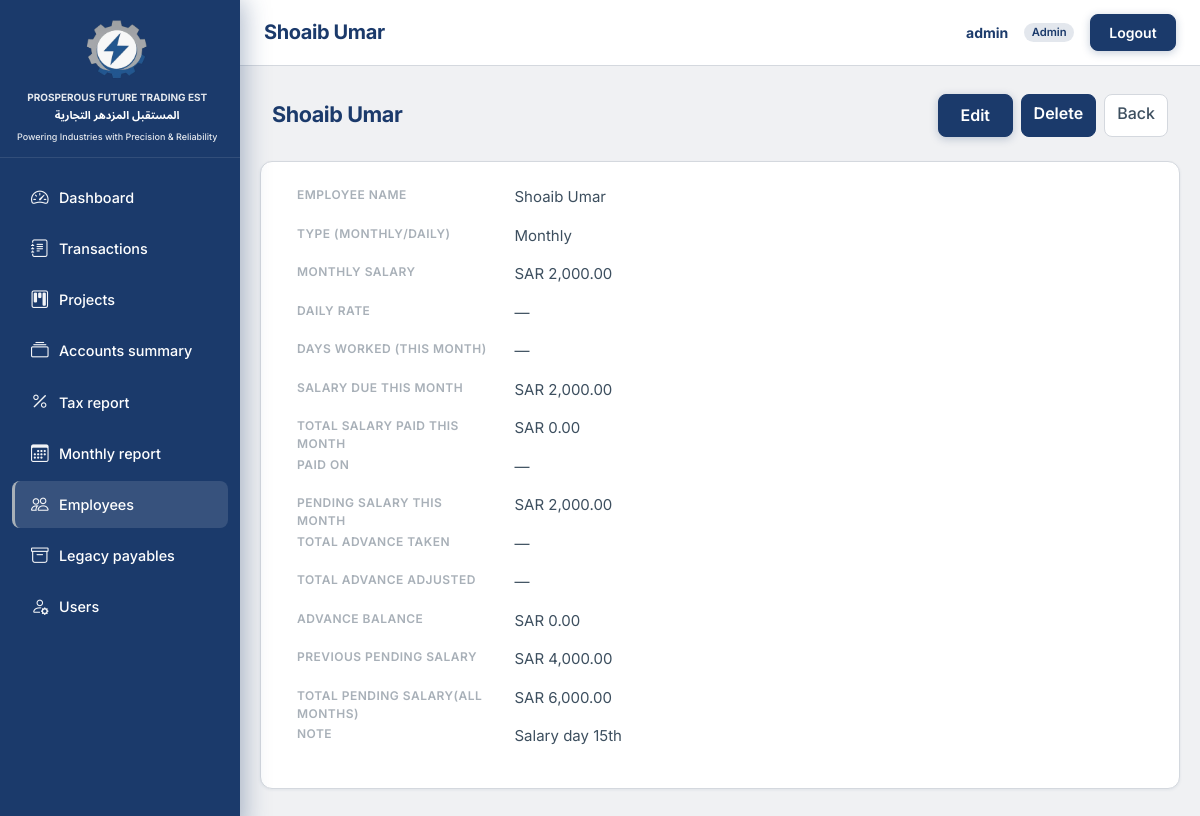
Page /employees/14/ (signed in) on the committed database.
### employees/models.py (models this page shows, shortened)
class Employee(models.Model):
    name = models.CharField(max_length=255)
    salary_paid_date = models.DateField(
        null=True,
        blank=True,
        verbose_name="Payment date",
        help_text="Date when salary was paid to this employee.",
    )
    salary_type = models.CharField(
        max_length=16, choices=SalaryType.choices, default=SalaryType.MONTHLY
    )
    monthly_salary = models.DecimalField(
        max_digits=14, decimal_places=2, null=True, blank=True
    )
    daily_rate = models.DecimalField(max_digits=14, decimal_places=2, null=True, blank=True)
    days_worked = models.DecimalField(
        max_digits=10, decimal_places=2, null=True, blank=True
    )
    salary_paid_this_month = models.DecimalField(
        max_digits=14, decimal_places=2, null=True, blank=True
    )
    advance_taken = models.DecimalField(
        max_digits=14, decimal_places=2, null=True, blank=True
    )
    advance_adjusted = models.DecimalField(
        max_digits=14, decimal_places=2, null=True, blank=True
    )
    previous_pending_salary = models.DecimalField(
        max_digits=14, decimal_places=2, null=True, blank=True
    )
    note = models.TextField(blank=True)
    class Meta:
        ordering = ["name"]
    @property
    def salary_due_this_month(self):
        st = self.salary_type
        if st == SalaryType.MONTHLY or st == SalaryType.WEEKLY:
            return self.monthly_salary or Decimal("0")
        if st == SalaryType.DAILY:
            dr = self.daily_rate or Decimal("0")
            dw = self.days_worked or Decimal("0")
            return dr * dw
        return Decimal("0")
    @property
    def pending_salary_this_month(self):
        due = self.salary_due_this_month
        paid = self.salary_paid_this_month
        if paid is None:
            paid = Decimal("0")
        return due - paid
    @property
    def advance_balance(self):
        taken = self.advance_taken or Decimal("0")
        adj = self.advance_adjusted or Decimal("0")
        return taken - adj
    @property
    def total_pending_salary_all_months(self):
        prev = self.previous_pending_salary or Decimal("0")
        return self.pending_salary_this_month + prev

### accounts/models.py (models this page shows, shortened)
class User(AbstractBaseUser, PermissionsMixin):
    email = models.EmailField(unique=True)
    full_name = models.CharField(max_length=255, blank=True)
    role = models.CharField(max_length=20, choices=Role.choices, default=Role.VIEWER)
    is_staff = models.BooleanField(default=False)
    is_active = models.BooleanField(default=True)
    date_joined = models.DateTimeField(default=timezone.now)
    objects = UserManager()
    USERNAME_FIELD = "email"
    REQUIRED_FIELDS = []
    class Meta:
        ordering = ["email"]
    @property
    def display_name(self):
        name = (self.full_name or "").strip()
        if name:
            return name
        return self.email.split("@")[0] if self.email else ""

### employees/views.py (the view)
# urls.py: path("<int:pk>/", views.EmployeeDetailView.as_view(), name="detail"),
class EmployeeDetailView(AccountantOrAdminRequiredMixin, DetailView):
    model = Employee
    template_name = "employees/employee_detail.html"
    context_object_name = "employee"
    def get_queryset(self):
        return employees_with_paid_on(super().get_queryset())

### TradingEST/context_processors.py (called while the page is built)
def brand(_request):
    return {
        "brand_name_ar": BRAND_NAME_AR,
        "brand_name_en": BRAND_NAME_EN,
        "brand_tagline": BRAND_TAGLINE,
    }

### TradingEST/formatting.py (called while the page is built)
def _to_decimal(value) -> Decimal | None:
    if value is None or value == "":
        return None
    try:
        d = value if isinstance(value, Decimal) else Decimal(str(value))
        return d.quantize(_TWOPLACES, rounding=ROUND_HALF_UP)
    except (InvalidOperation, TypeError, ValueError):
        return None

def format_number(value) -> str | None:
    d = _to_decimal(value)
    if d is None:
        return None
    return f"{d:,.2f}"

def format_sar(value) -> str | None:
    n = format_number(value)
    if n is None:
        return None
    return f"SAR {n}"

### TradingEST/templatetags/te_format.py (called while the page is built)
@register.filter
def sar(value):
    out = format_sar(value)
    return out if out is not None else "—"

@register.filter
def num(value):
    out = format_number(value)
    return out if out is not None else "—"

### accounts/mixins.py (called while the page is built)
    def dispatch(self, request, *args, **kwargs):
        if not request.user.is_authenticated:
            return HttpResponseRedirect(self.resolve_redirect(request))
        role = getattr(request.user, "role", None)
        if role not in self.allowed_roles:
            raise PermissionDenied("Insufficient role.")
        return super(SessionAuthenticatedMixin, self).dispatch(request, *args, **kwargs)

### employees/services.py (called while the page is built)
def _latest_salary_payment_subquery():
    return (
        Transaction.objects.filter(
            category=LedgerCategory.SALARY,
            flow_type=FlowType.OUT,
            party_name__iexact=OuterRef("name"),
        )
        .order_by("-date", "-pk")
        .values("date")[:1]
    )

def employees_with_paid_on(queryset: QuerySet[Employee] | None = None) -> QuerySet[Employee]:
    if queryset is None:
        queryset = Employee.objects.all()
    return queryset.annotate(
        paid_on=Coalesce(
            F("salary_paid_date"),
            Subquery(_latest_salary_payment_subquery()),
        )
    )

### templates/employees/employee_detail.html (shortened to what this page needs)
{% extends "base.html" %}
{% block header_title %}{{ employee.name }}{% endblock %}
{% block content %}
<div class="te-page-heading-row">
  <h1>{{ employee.name }}</h1>
  <div class="d-flex flex-wrap gap-2">
    {% if user.role == 'admin' or user.role == 'accountant' %}
    <a class="btn te-btn-gradient" href="{% url 'employees:edit' employee.pk %}">Edit</a>
    <a class="btn te-btn-danger" href="{% url 'employees:delete' employee.pk %}">Delete</a>
    {% endif %}
    <a class="btn te-btn-secondary" href="{% url 'employees:list' %}">Back</a>
  </div>
</div>
<dl class="row te-dl-card">
  <dt class="col-sm-3">Employee Name</dt><dd class="col-sm-9">{{ employee.name }}</dd>
  <dt class="col-sm-3">Type (Monthly/Daily)</dt><dd class="col-sm-9">{{ employee.get_salary_type_display }}</dd>
  <dt class="col-sm-3">Monthly Salary</dt><dd class="col-sm-9">{{ employee.monthly_salary|sar }}</dd>
  <dt class="col-sm-3">Daily Rate</dt><dd class="col-sm-9">{{ employee.daily_rate|sar }}</dd>
  <dt class="col-sm-3">Days Worked (This Month)</dt><dd class="col-sm-9">{{ employee.days_worked|num }}</dd>
  <dt class="col-sm-3">Salary Due This Month</dt><dd class="col-sm-9">{{ employee.salary_due_this_month|sar }}</dd>
  <dt class="col-sm-3">Total Salary Paid This Month</dt><dd class="col-sm-9">{{ employee.salary_paid_this_month|sar }}</dd>
  <dt class="col-sm-3">Paid on</dt><dd class="col-sm-9">{{ employee.paid_on|default:"—" }}</dd>
  <dt class="col-sm-3">Pending Salary This Month</dt><dd class="col-sm-9">{{ employee.pending_salary_this_month|sar }}</dd>
  <dt class="col-sm-3">Total Advance Taken</dt><dd class="col-sm-9">{{ employee.advance_taken|sar }}</dd>
  <dt class="col-sm-3">Total Advance Adjusted</dt><dd class="col-sm-9">{{ employee.advance_adjusted|sar }}</dd>
  <dt class="col-sm-3">Advance Balance</dt><dd class="col-sm-9">{{ employee.advance_balance|sar }}</dd>
  <dt class="col-sm-3">Previous Pending Salary</dt><dd class="col-sm-9">{{ employee.previous_pending_salary|sar }}</dd>
  <dt class="col-sm-3">Total Pending Salary(All Months)</dt><dd class="col-sm-9">{{ employee.total_pending_salary_all_months|sar }}</dd>
  <dt class="col-sm-3">Note</dt><dd class="col-sm-9">{{ employee.note|default:"—"|linebreaks }}</dd>
</dl>
{% endblock %}

### templates/base.html (shortened to what this page needs)
{% load static %}
<!DOCTYPE html>
<html lang="en">
<head>
  <link href="https://cdn.jsdelivr.net/npm/bootstrap@5.3.3/dist/css/bootstrap.min.css" rel="stylesheet"
>
  <link rel="stylesheet" href="https://cdn.jsdelivr.net/npm/bootstrap-icons@1.11.3/font/bootstrap-icons.min.css">
  <link rel="stylesheet" href="{% static 'css/app.css' %}">
</head>
<body class="te-app-body">
<div class="te-app-layout">
  <div class="te-app-main">
    <header class="te-topbar">
      <div class="te-topbar-desktop d-none d-md-flex w-100 align-items-center justify-content-between gap-3 min-w-0">
        <h1 class="te-topbar-title text-truncate mb-0 flex-grow-1 min-w-0">{% block header_title %}Dashboard{% endblock %}</h1>
        {% if user.is_authenticated %}
        <div class="te-topbar-actions flex-shrink-0">
          <span class="te-topbar-user d-none d-lg-inline">{{ user.display_name }}</span>
          {% if user.role == 'admin' %}
          <span class="badge rounded-pill badge-role-admin">{{ user.get_role_display }}</span>
          {% elif user.role == 'accountant' %}
          <span class="badge rounded-pill badge-role-accountant">{{ user.get_role_display }}</span>
          {% else %}
          <span class="badge rounded-pill badge-role-viewer">{{ user.get_role_display }}</span>
          {% endif %}
          <form action="{% url 'accounts:logout' %}" method="post" class="d-inline mb-0">
            <button type="submit" class="btn btn-sm te-btn-logout">Logout</button>
          </form>
        </div>
        {% endif %}
      </div>
    </header>
    <div class="te-content-wrap">
      {% block content %}{% endblock %}
    </div>
  </div>
  <aside id="teSidebar" class="te-sidebar" aria-label="Main navigation">
    <div class="te-sidebar-head">
      <div class="te-sidebar-logo">
        {% include "partials/sidebar_brand.html" %}
      </div>
    </div>
    <div class="te-sidebar-nav">
      {% include "partials/sidebar_nav.html" %}
    </div>
  </aside>
</div>
</body>
</html>

### rows in the picture
Employee: name "Shoaib Umar", salary_type "Monthly", monthly_salary|sar "SAR 2,000.00", daily_rate|sar "—", days_worked|num "—", salary_due_this_month|sar "SAR 2,000.00", salary_paid_this_month|sar "SAR 0.00", paid_on "—", pending_salary_this_month|sar "SAR 2,000.00", advance_taken|sar "—", advance_adjusted|sar "—", advance_balance|sar "SAR 0.00", previous_pending_salary|sar "SAR 4,000.00", total_pending_salary_all_months|sar "SAR 6,000.00", note "Salary day 15th"
User: display_name "admin", role "Admin"

### other values in the picture
{{ brand_name_en }} "PROSPEROUS FUTURE TRADING EST"
{{ brand_name_ar }} "المستقبل المزدهر التجارية"
{{ brand_tagline }} "Powering Industries with Precision & Reliability"
